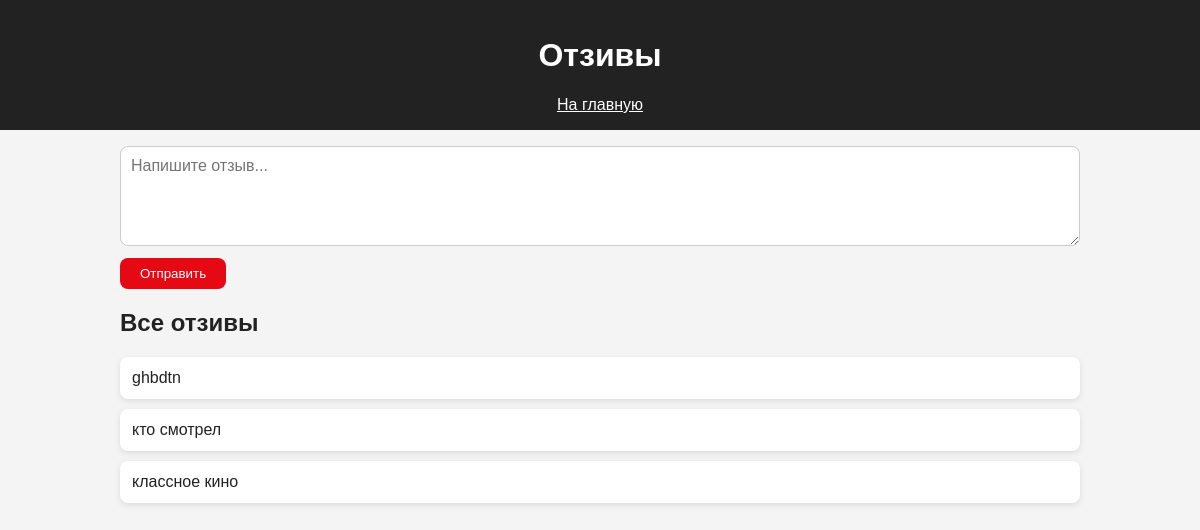
The app's page /fidbek/, older data.
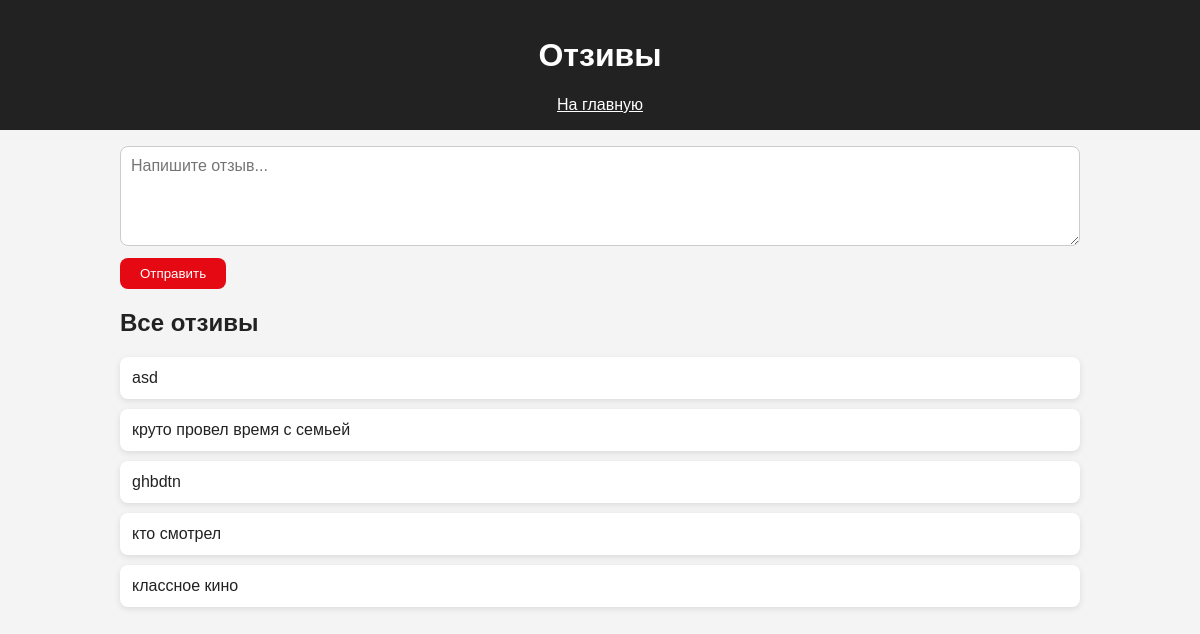
The same page, newer data.
### Cinema/models.py (models this page shows, shortened)
class Fidbek(models.Model):
    otziv = models.CharField(max_length=500)

### Cinema/views.py (the view)
# urls.py: path('fidbek/', fidbek, name='fidbek'),
def fidbek(request):
    if request.method == 'POST':
        Fidbek.objects.create(otziv=request.POST.get('otziv'))
        return redirect('fidbek')
    otzivs = Fidbek.objects.all().order_by('-id')
    return render(request, 'fidbek.html', context={'otzivs': otzivs})

### templates/fidbek.html (shortened to what this page needs)
{% load static %}
<!DOCTYPE html>
<html lang="ru">
<head>
    <link rel="stylesheet" href="{% static 'css/style.css' %}">
</head>
<body>
    <header>
        <h1>Отзивы</h1>
        <nav><a href="{% url 'show' %}">На главную</a></nav>
    </header>
    <div class="b1">
        <form method="post" class="b2">
            <textarea name="otziv" maxlength="500" placeholder="Напишите отзыв..." required></textarea>
            <button type="submit">Отправить</button>
        </form>
        <h2>Все отзивы</h2>
        {% for f in otzivs %}
            <div class="b3">{{ f.otziv }}</div>
        {% empty %}
            <p>Отзывов пока нет</p>
        {% endfor %}
    </div>
</body>
</html>

Row changes from the older to the newer data that the page shows:
added Fidbek: otziv "asd"
added Fidbek: otziv "круто провел время с семьей"
